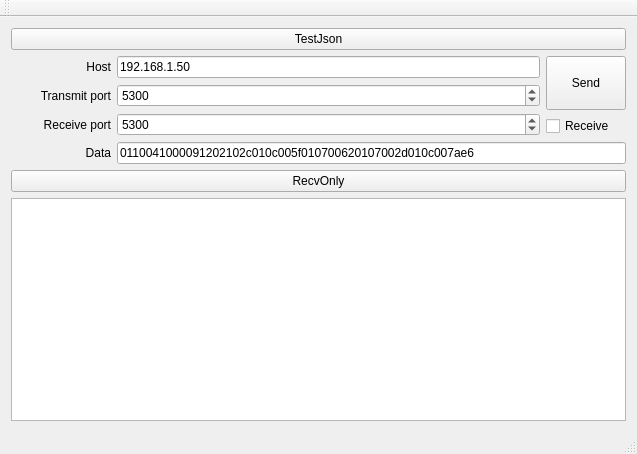
<?xml version="1.0" encoding="UTF-8"?>
<ui version="4.0">
 <class>MainWindow</class>
 <widget class="QMainWindow" name="MainWindow">
  <property name="geometry">
   <rect>
    <x>0</x>
    <y>0</y>
    <width>637</width>
    <height>454</height>
   </rect>
  </property>
  <property name="windowTitle">
   <string>MainWindow</string>
  </property>
  <widget class="QWidget" name="centralWidget">
   <layout class="QVBoxLayout" name="verticalLayout_3">
    <item>
     <widget class="QPushButton" name="bnTestJson">
      <property name="text">
       <string>TestJson</string>
      </property>
     </widget>
    </item>
    <item>
     <layout class="QHBoxLayout" name="horizontalLayout_5">
      <item>
       <layout class="QVBoxLayout" name="verticalLayout_2">
        <item>
         <layout class="QHBoxLayout" name="horizontalLayout">
          <item>
           <widget class="QLabel" name="label_3">
            <property name="minimumSize">
             <size>
              <width>100</width>
              <height>0</height>
             </size>
            </property>
            <property name="maximumSize">
             <size>
              <width>100</width>
              <height>16777215</height>
             </size>
            </property>
            <property name="text">
             <string>Host</string>
            </property>
            <property name="alignment">
             <set>Qt::AlignRight|Qt::AlignTrailing|Qt::AlignVCenter</set>
            </property>
           </widget>
          </item>
          <item>
           <widget class="QLineEdit" name="lineIP">
            <property name="text">
             <string>192.168.1.50</string>
            </property>
           </widget>
          </item>
         </layout>
        </item>
        <item>
         <layout class="QHBoxLayout" name="horizontalLayout_3">
          <item>
           <widget class="QLabel" name="label_2">
            <property name="minimumSize">
             <size>
              <width>100</width>
              <height>0</height>
             </size>
            </property>
            <property name="maximumSize">
             <size>
              <width>100</width>
              <height>16777215</height>
             </size>
            </property>
            <property name="text">
             <string>Transmit port</string>
            </property>
            <property name="alignment">
             <set>Qt::AlignRight|Qt::AlignTrailing|Qt::AlignVCenter</set>
            </property>
           </widget>
          </item>
          <item>
           <widget class="QSpinBox" name="spinTransmitPort">
            <property name="maximum">
             <number>65535</number>
            </property>
            <property name="value">
             <number>5300</number>
            </property>
           </widget>
          </item>
         </layout>
        </item>
        <item>
         <layout class="QHBoxLayout" name="horizontalLayout_2">
          <item>
           <widget class="QLabel" name="label">
            <property name="minimumSize">
             <size>
              <width>100</width>
              <height>0</height>
             </size>
            </property>
            <property name="maximumSize">
             <size>
              <width>100</width>
              <height>16777215</height>
             </size>
            </property>
            <property name="text">
             <string>Receive port</string>
            </property>
            <property name="alignment">
             <set>Qt::AlignRight|Qt::AlignTrailing|Qt::AlignVCenter</set>
            </property>
           </widget>
          </item>
          <item>
           <widget class="QSpinBox" name="spinRecvPort">
            <property name="maximum">
             <number>65535</number>
            </property>
            <property name="value">
             <number>5300</number>
            </property>
           </widget>
          </item>
         </layout>
        </item>
       </layout>
      </item>
      <item>
       <layout class="QVBoxLayout" name="verticalLayout">
        <item>
         <widget class="QPushButton" name="pushButton">
          <property name="sizePolicy">
           <sizepolicy hsizetype="Minimum" vsizetype="Preferred">
            <horstretch>0</horstretch>
            <verstretch>0</verstretch>
           </sizepolicy>
          </property>
          <property name="text">
           <string>Send</string>
          </property>
         </widget>
        </item>
        <item>
         <widget class="QCheckBox" name="checkRecv">
          <property name="text">
           <string>Receive</string>
          </property>
         </widget>
        </item>
       </layout>
      </item>
     </layout>
    </item>
    <item>
     <layout class="QHBoxLayout" name="horizontalLayout_4">
      <item>
       <widget class="QLabel" name="label_4">
        <property name="minimumSize">
         <size>
          <width>100</width>
          <height>0</height>
         </size>
        </property>
        <property name="maximumSize">
         <size>
          <width>100</width>
          <height>16777215</height>
         </size>
        </property>
        <property name="text">
         <string>Data</string>
        </property>
        <property name="alignment">
         <set>Qt::AlignRight|Qt::AlignTrailing|Qt::AlignVCenter</set>
        </property>
       </widget>
      </item>
      <item>
       <widget class="QLineEdit" name="lineCmd">
        <property name="text">
         <string>0110041000091202102c010c005f010700620107002d010c007ae6</string>
        </property>
       </widget>
      </item>
     </layout>
    </item>
    <item>
     <widget class="QPushButton" name="bnRecvOnly">
      <property name="text">
       <string>RecvOnly</string>
      </property>
     </widget>
    </item>
    <item>
     <widget class="QTextEdit" name="textRecv"/>
    </item>
   </layout>
  </widget>
  <widget class="QMenuBar" name="menuBar">
   <property name="geometry">
    <rect>
     <x>0</x>
     <y>0</y>
     <width>637</width>
     <height>22</height>
    </rect>
   </property>
  </widget>
  <widget class="QToolBar" name="mainToolBar">
   <attribute name="toolBarArea">
    <enum>TopToolBarArea</enum>
   </attribute>
   <attribute name="toolBarBreak">
    <bool>false</bool>
   </attribute>
  </widget>
  <widget class="QStatusBar" name="statusBar"/>
 </widget>
 <layoutdefault spacing="6" margin="11"/>
 <resources/>
 <connections/>
</ui>
